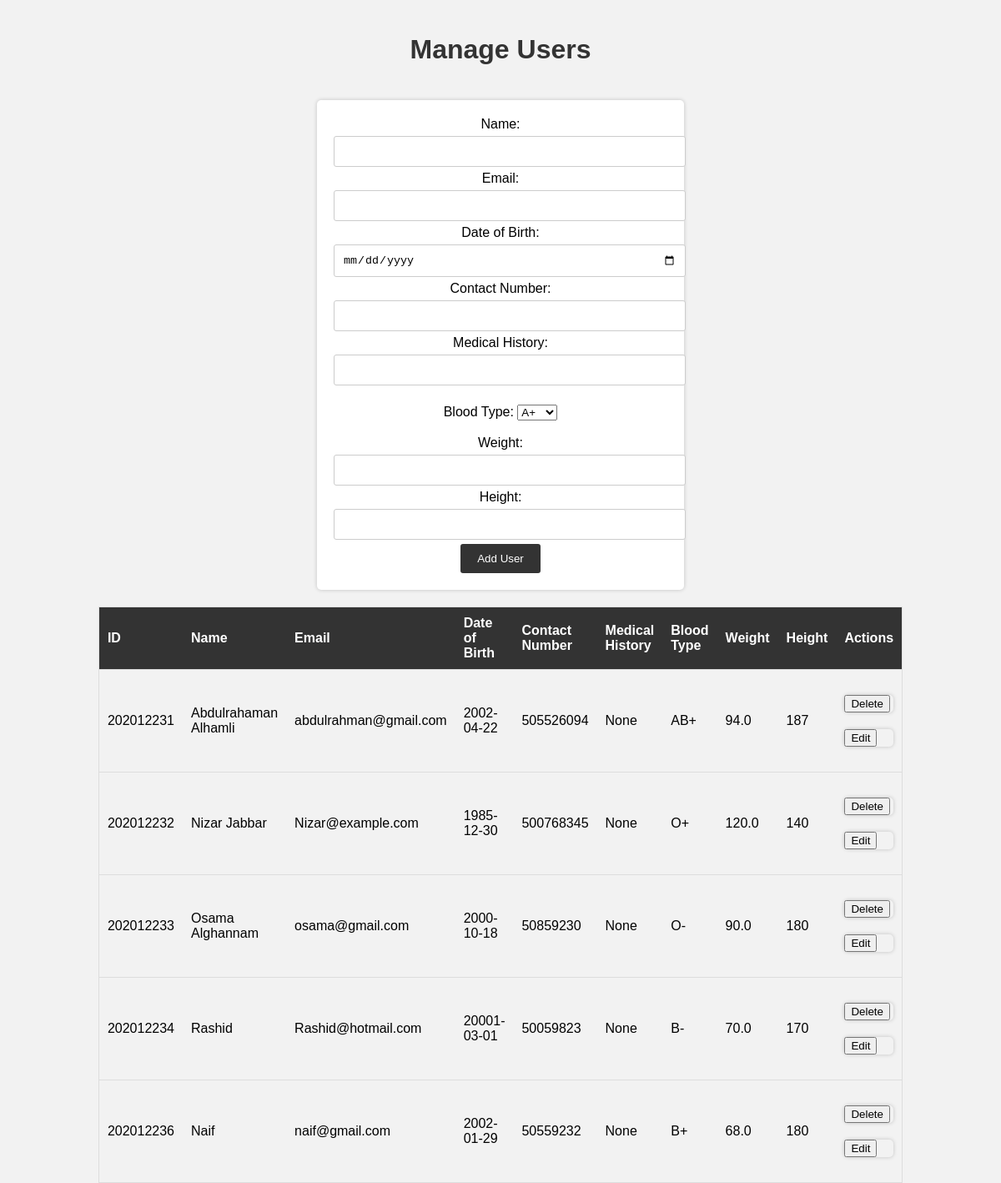
The page /manage_patients on the database its author committed.
### tables this page shows
CREATE TABLE "User" (
	"SSN"	INTEGER,
	"Name"	TEXT,
	"Email"	TEXT,
	"Password"	TEXT,
	"Address"	TEXT,
	"Medical_History"	TEXT DEFAULT NULL,
	"Contact_Number"	INTEGER,
	"Weight"	REAL,
	"Height"	INTEGER,
	"Date_Of_Birth"	TEXT,
	"Blood_Type"	INTEGER,
	"User_Type"	BLOB DEFAULT 'Patient',
	"Balance"	REAL DEFAULT 0,
	PRIMARY KEY("SSN" AUTOINCREMENT),
	FOREIGN KEY("Blood_Type") REFERENCES "Blood_Type"("Blood_Type_ID")
);

CREATE TABLE "Blood_Type" (
	"Blood_Type_ID"	INTEGER,
	"Type"	TEXT,
	PRIMARY KEY("Blood_Type_ID")
);

### app.py (the view)
@app.route('/manage_patients', methods=['GET', 'POST'])
def manage_users():
    db = get_db()
    cur = db.execute('SELECT User.*, Blood_Type.Type AS Blood_Type_Name FROM User JOIN Blood_Type ON User.Blood_Type = Blood_Type.Blood_Type_ID WHERE User.User_Type = ?', ('Patient',))
    users = cur.fetchall()
    return render_template('manage_patients.html', users=users)

### app.py (called while the page is built)
def get_db():
    db = getattr(g, '_database', None)
    if db is None:
        db = g._database = sqlite3.connect(DATABASE)
    db.row_factory = sqlite3.Row
    return db

### templates/manage_patients.html (shortened to what this page needs)
<!DOCTYPE html>
<html>
<head>
    <link rel="stylesheet" href="{{ url_for('static', filename='style.css') }}">
</head>
<body>
    <h1>Manage Users</h1>
    <div id="addUserForm">
        <form method="POST" action="/add_patient">
            Name: <input type="text" name="name" required><br>
            Email: <input type="email" name="email" required><br>
            Date of Birth: <input type="date" name="dob"><br>
            Contact Number: <input type="text" name="contact_number"><br>
            Medical History: <input type="text" name="medical_history"><br>
            <br>
            Blood Type:
            <select name="blood_type">
                <option value="A+">A+</option>
            </select><br><br>
            Weight: <input type="number" name="weight"><br>
            Height: <input type="number" name="height"><br>
            <input type="submit" value="Add User">
        </form>
    </div>
    <table>
        <thead>
            <tr>
                <th>ID</th>
                <th>Name</th>
                <th>Email</th>
                <th>Date of Birth</th>
                <th>Contact Number</th>
                <th>Medical History</th>
                <th>Blood Type</th>
                <th>Weight</th>
                <th>Height</th>
                <th>Actions</th>
            </tr>
        </thead>
        <tbody>
            {% for user in users %}
            <tr>
                <td>{{ user.SSN }}</td>
                <td>{{ user.Name }}</td>
                <td>{{ user.Email }}</td>
                <td>{{ user.Date_of_Birth }}</td>
                <td>{{ user.Contact_Number }}</td>
                <td>{{ user.Medical_History }}</td>
                <td>{{ user.Blood_Type_Name }}</td>
                <td>{{ user.Weight}}</td>
                <td>{{ user.Height }}</td>
                <td>
                    <form method="POST" action="/delete_patient/{{ user.SSN }}" class="styleless-button">
                        <button type="submit">Delete</button>
                    </form>
                    <form method="GET" action="/edit_patient/{{ user.SSN }}" class="styleless-button">
                        <button type="submit">Edit</button>
                    </form>
                </td>
            </tr>
            {% endfor %}
        </tbody>
    </table>
</body>
</html>

### static/style.css (style rules this page uses)
body { font-family: Arial, sans-serif; background-color: #f4f4f4; margin: 0; padding: 0; text-align: center; }
h1 { color: #333; }
body { font-family: Arial, sans-serif; background-color: #f4f4f4; margin: 0; padding: 20px; }
form { background: #fff; padding: 20px; border-radius: 5px; box-shadow: 0 2px 4px rgba(0, 0, 0, 0.1); }

### templates/manage_patients.html (style rules this page uses)
body { font-family: Arial, sans-serif; background-color: #f2f2f2; margin: 0; padding: 0; }
h1 { text-align: center; color: #333; padding: 20px; }
form { background-color: #fff; padding: 20px; margin: 20px auto; max-width: 400px; border-radius: 5px; box-shadow: 0 0 5px rgba(0, 0, 0, 0.2); }
form input[type="text"], form input[type="email"], form input[type="password"], form input[type="date"], form input[type="number"] { width: 100%; padding: 10px; margin: 5px 0; border: 1px solid #ccc; border-radius: 3px; }
form input[type="submit"] { background-color: #333; color: #fff; border: none; padding: 10px 20px; border-radius: 3px; cursor: pointer; }
table { width: 80%; border-collapse: collapse; margin-top: 20px; margin-left: auto; margin-right: auto; border: 1px solid #ddd; }
th, td { padding: 10px; text-align: left; border-bottom: 1px solid #ddd; }
th { background-color: #333; color: #fff; }
tr:nth-child(even) { background-color: #f2f2f2; }
.styleless-button { background: none; color: inherit; border: none; padding: 0; font: inherit; cursor: pointer; outline: inherit; }

### rows shown on the page
User: SSN "202012231", Name "Abdulrahaman Alhamli", Email "abdulrahman@gmail.com", Date_of_Birth "2002-04-22", Contact_Number "505526094", Medical_History "None", Blood_Type_Name "AB+", Weight "94.0", Height "187"
User: SSN "202012232", Name "Nizar Jabbar", Email "Nizar@example.com", Date_of_Birth "1985-12-30", Contact_Number "500768345", Medical_History "None", Blood_Type_Name "O+", Weight "120.0", Height "140"
User: SSN "202012233", Name "Osama Alghannam", Email "osama@gmail.com", Date_of_Birth "2000-10-18", Contact_Number "50859230", Medical_History "None", Blood_Type_Name "O-", Weight "90.0", Height "180"
User: SSN "202012234", Name "Rashid", Email "Rashid@hotmail.com", Date_of_Birth "20001-03-01", Contact_Number "50059823", Medical_History "None", Blood_Type_Name "B-", Weight "70.0", Height "170"
User: SSN "202012236", Name "Naif", Email "naif@gmail.com", Date_of_Birth "2002-01-29", Contact_Number "50559232", Medical_History "None", Blood_Type_Name "B+", Weight "68.0", Height "180"
